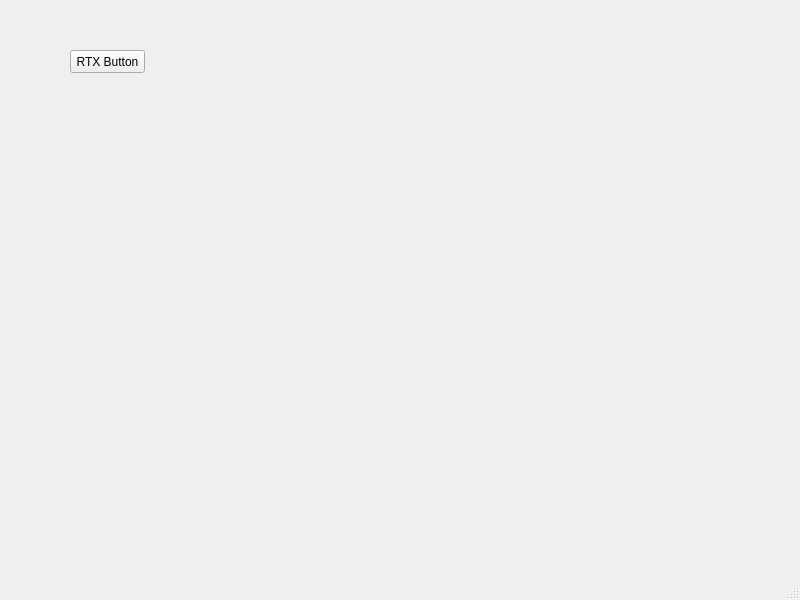
<?xml version="1.0" encoding="UTF-8"?>
<ui version="4.0">
 <class>MainWindow</class>
 <widget class="QMainWindow" name="MainWindow">
  <property name="geometry">
   <rect>
    <x>0</x>
    <y>0</y>
    <width>800</width>
    <height>600</height>
   </rect>
  </property>
  <property name="windowTitle">
   <string>MainWindow</string>
  </property>
  <widget class="QWidget" name="centralwidget">
   <widget class="QPushButton" name="RTX_BUTTON">
    <property name="geometry">
     <rect>
      <x>70</x>
      <y>50</y>
      <width>75</width>
      <height>23</height>
     </rect>
    </property>
    <property name="text">
     <string>RTX Button</string>
    </property>
   </widget>
  </widget>
  <widget class="QMenuBar" name="menubar">
   <property name="geometry">
    <rect>
     <x>0</x>
     <y>0</y>
     <width>800</width>
     <height>21</height>
    </rect>
   </property>
  </widget>
  <widget class="QStatusBar" name="statusbar"/>
 </widget>
 <resources/>
 <connections/>
</ui>
